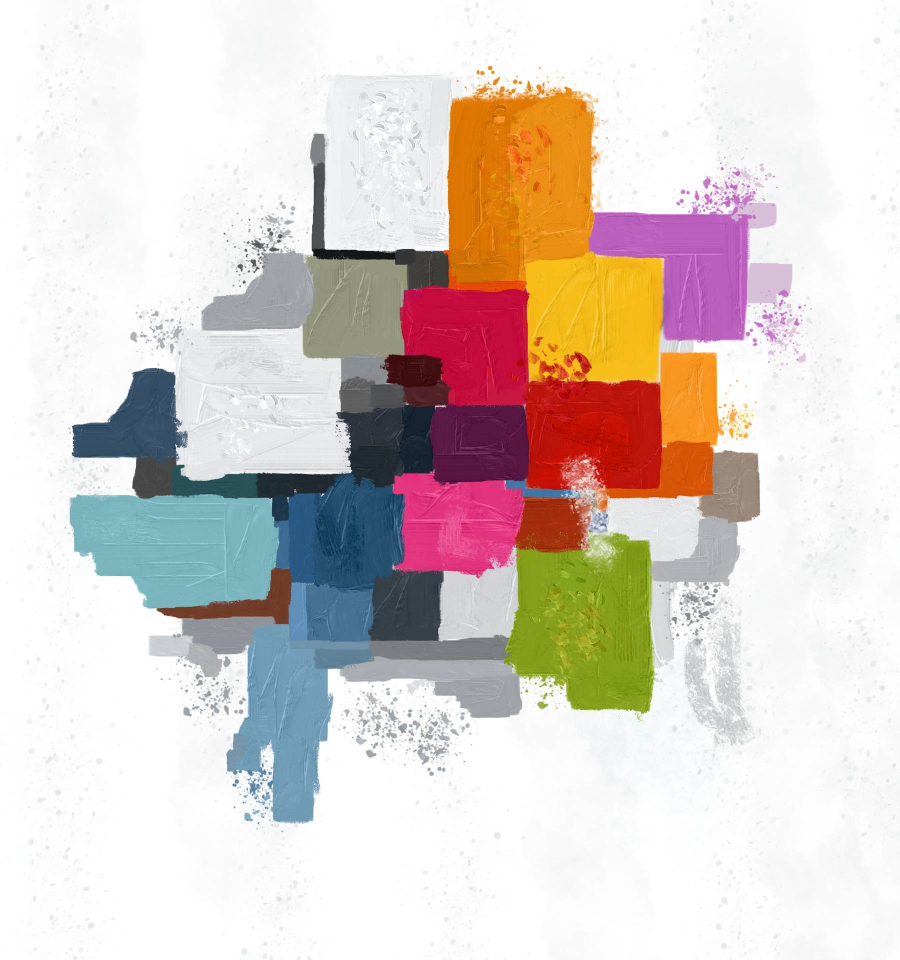
#> input picture assets/img/Block-paint.jpg, 1800 x 1920 px (shown at 1/2 size); its folder holds 4 pictures in this run
$ python generate_thumbs.py
#> lines starting #> are read from the running program, lines starting #| are printed output that depends on the picture
import os
from PIL import Image

# --- CONFIGURATION VARIABLES ---
# relative to where running the script!
INPUT_DIR = "./assets/img/"
OUTPUT_DIR = "./assets/thumbs/"
THUMB_PREFIX = "thumb-"
MAX_SIZE = (600, 600)  # Maximum width/height.
OUTPUT_FORMAT = "WEBP"
QUALITY = 80           # 0 to 100

def create_thumbnails():
    if not os.path.exists(INPUT_DIR):
        print(f"Error: Input directory '{INPUT_DIR}' not found.")
        return

    # Ensure output directory exists
    os.makedirs(OUTPUT_DIR, exist_ok=True)

    supported_formats = ('.png', '.jpg', '.jpeg', '.webp', '.bmp')

    for filename in os.listdir(INPUT_DIR):
        # Skip files that are already thumbnails
        if filename.startswith(THUMB_PREFIX):
            continue

        if filename.lower().endswith(supported_formats):
            input_path = os.path.join(INPUT_DIR, filename)

            # Extract name without extension and create new output path
            name_without_ext = os.path.splitext(filename)[0]
            new_filename = f"{THUMB_PREFIX}{name_without_ext}.webp"
            output_path = os.path.join(OUTPUT_DIR, new_filename)

            try:
                with Image.open(input_path) as img:
                    # Convert to RGB if image has transparency (RGBA) and saving as JPEG-like format
                    # WEBP supports RGBA, but it's good practice to ensure compatibility
#> img is the input picture: PIL image 1800x1920 RGB; mean R, G, B 219.6, 208.1, 202.3
                    if img.mode in ("RGBA", "P"):
                        img = img.convert("RGB")

                    # thumbnail() modifies the image in-place and preserves aspect ratio
                    img.thumbnail(MAX_SIZE, Image.Resampling.LANCZOS)
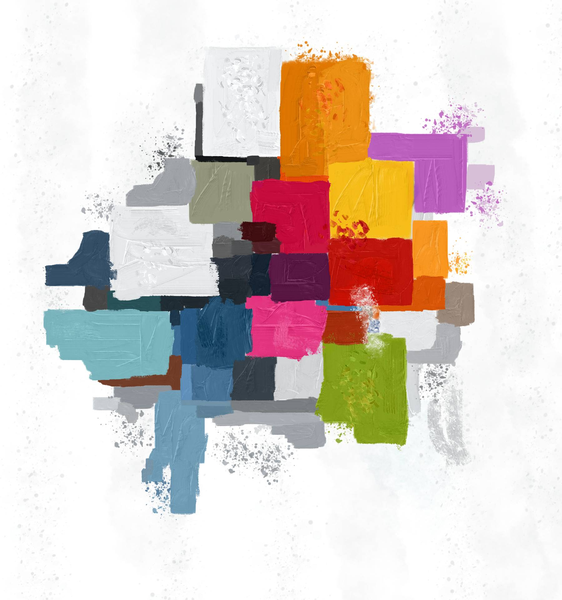
#> img: PIL image 562x600 RGB; mean R, G, B 219.5, 208, 202.3

                    img.save(output_path, format=OUTPUT_FORMAT, quality=QUALITY)
                    print(f"Generated: {new_filename}")
            except Exception as e:
                print(f"Failed to process {filename}: {e}")
#> pass 2 of the loop in create_thumbnails, `for filename in os.listdir(INPUT_DIR):`:
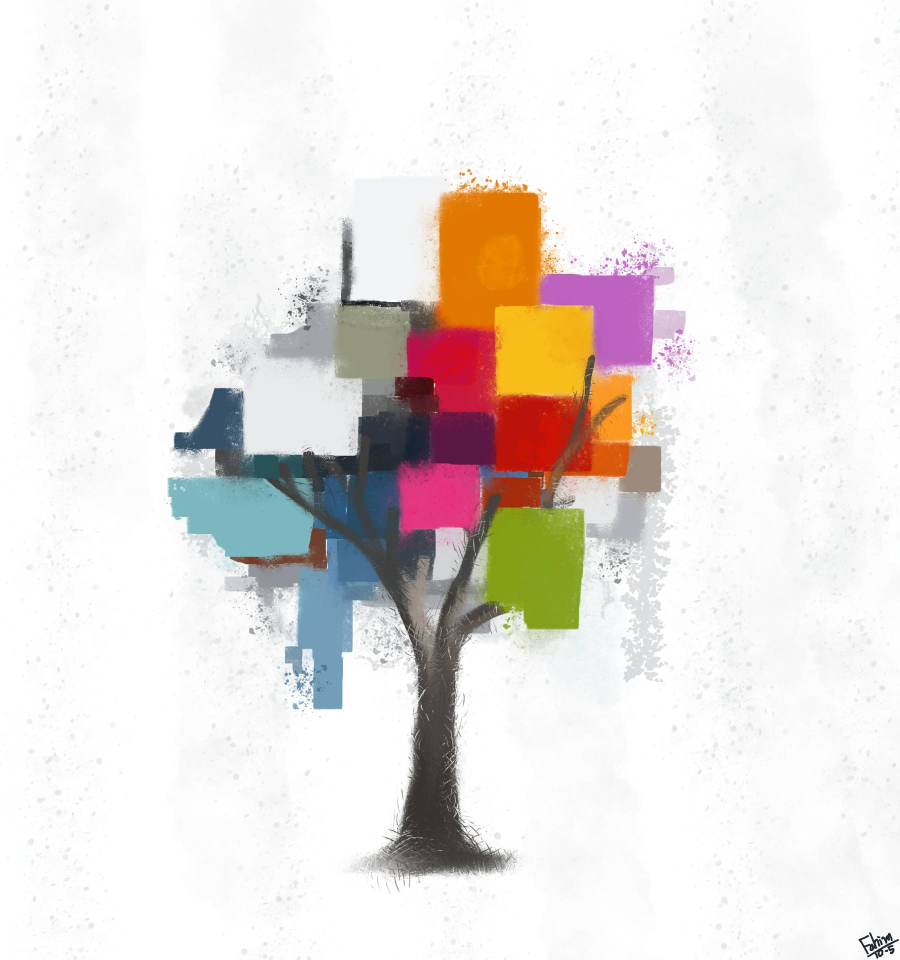
#> input picture assets/img/Block-tree.jpg, 1800 x 1920 px (shown at 1/2 size)
#> in create_thumbnails, img is the input picture: PIL image 1800x1920 RGB; mean R, G, B 231.9, 225.8, 222.3
#> in create_thumbnails, `img.thumbnail(MAX_SIZE, Image.Resampling.LANCZOS)`:
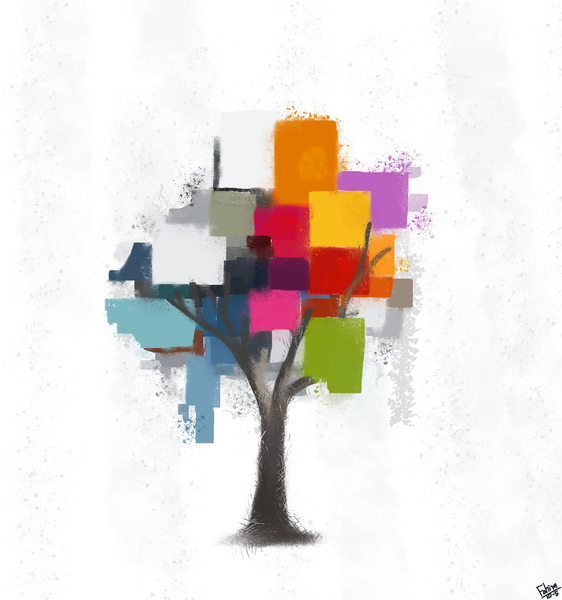
#> img: PIL image 562x600 RGB; mean R, G, B 231.9, 225.8, 222.2
#> pass 3 of the loop in create_thumbnails, `for filename in os.listdir(INPUT_DIR):`:
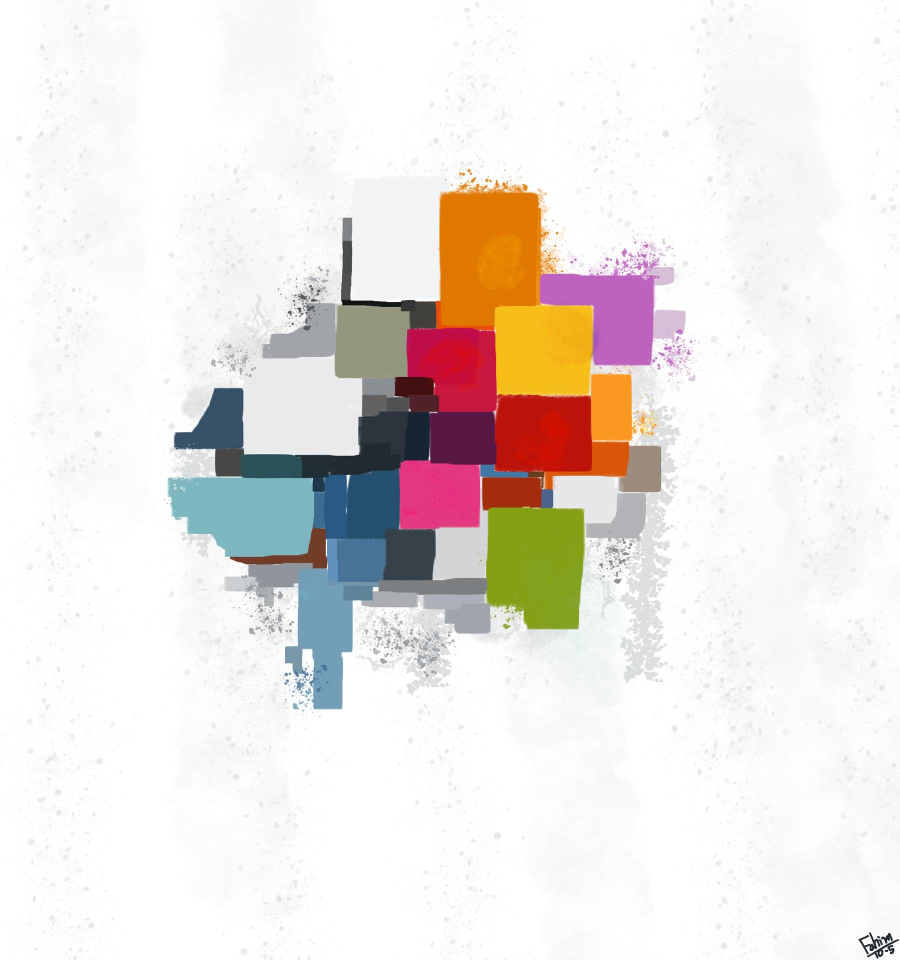
#> input picture assets/img/Block.jpg, 1800 x 1920 px (shown at 1/2 size)
#> in create_thumbnails, img is the input picture: PIL image 1800x1920 RGB; mean R, G, B 235.2, 229.2, 225.9
#> in create_thumbnails, `img.thumbnail(MAX_SIZE, Image.Resampling.LANCZOS)`:
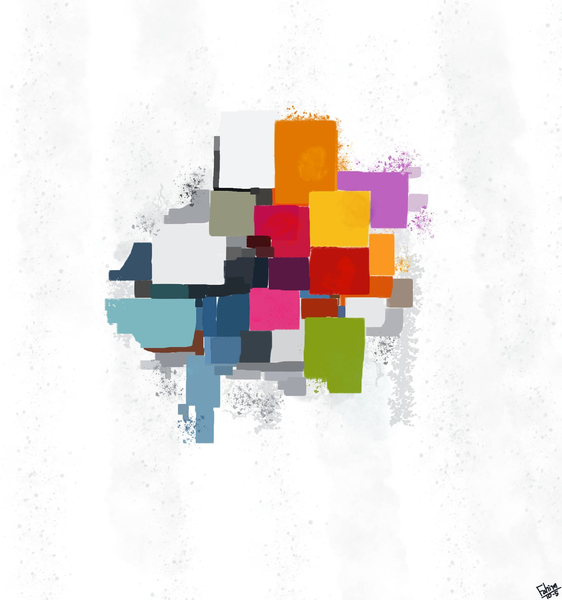
#> img: PIL image 562x600 RGB; mean R, G, B 235.2, 229.2, 225.9
#> the loop made 4 passes; the first 3 are shown

if __name__ == "__main__":
    print("Starting thumbnail generation...")
    create_thumbnails()
    print("Done!")
